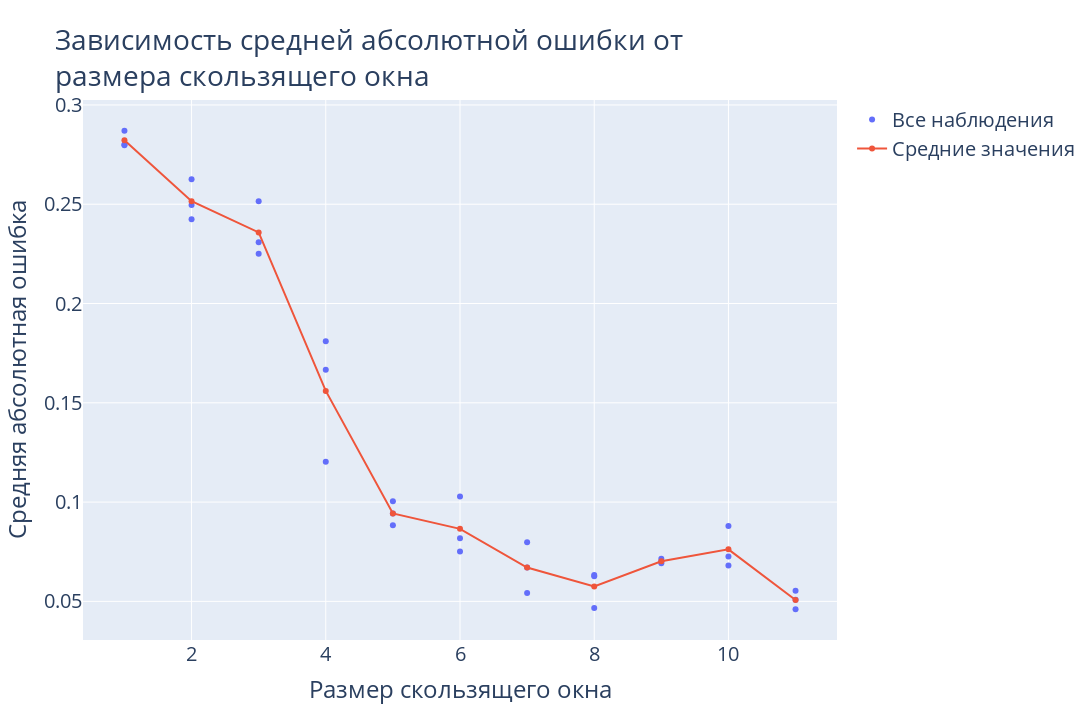

The notebook cell saved with this chart:
### Code cell
# Plotting results
fig = go.Figure()
fig.add_trace(
    go.Scatter(x=all_sizes, y=all_mapes,
               name='Все наблюдения', mode='markers')
)
fig.add_trace(
    go.Scatter(x=window_sizes, y=mapes_mean,
               name='Средние значения', mode='lines+markers')
)
fig.update_layout(
    title='Зависимость средней абсолютной ошибки от<br>размера скользящего окна',
    font=dict(size=20),
    xaxis=dict(title='Размер скользящего окна'),
    yaxis=dict(title='Средняя абсолютная ошибка'),
    width=1280,
    height=720
)
fig.show()

### Figure 1 — Plotly figure (JSON) as saved in the notebook; plotly's stock layout.template omitted (floating-point values rounded to 4 significant figures)
{"data": [{"mode": "markers", "name": "Все наблюдения", "type": "scatter", "x": [1, 1, 1, 2, 2, 2, 3, 3, 3, 4, 4, 4, 5, 5, 5, 6, 6, 6, 7, 7, 7, 8, 8, 8, 9, 9, 9, 10, 10, 10, 11, 11, 11], "y": [0.287, 0.2797, 0.2801, 0.2497, 0.2424, 0.2626, 0.2308, 0.2515, 0.2251, 0.1203, 0.181, 0.1666, 0.0942, 0.08827, 0.1004, 0.07507, 0.1027, 0.08172, 0.05426, 0.06707, 0.07971, 0.04669, 0.0626, 0.06333, 0.07003, 0.06913, 0.07145, 0.07263, 0.08791, 0.06805, 0.05531, 0.04603, 0.05082]}, {"mode": "lines+markers", "name": "Средние значения", "type": "scatter", "x": [1, 2, 3, 4, 5, 6, 7, 8, 9, 10, 11], "y": [0.2823, 0.2516, 0.2358, 0.156, 0.09428, 0.08651, 0.06701, 0.05754, 0.0702, 0.07619, 0.05072]}], "layout": {"font": {"size": 20}, "height": 720, "title": {"text": "Зависимость средней абсолютной ошибки от<br>размера скользящего окна"}, "width": 1280, "xaxis": {"title": {"text": "Размер скользящего окна"}}, "yaxis": {"title": {"text": "Средняя абсолютная ошибка"}}}}
